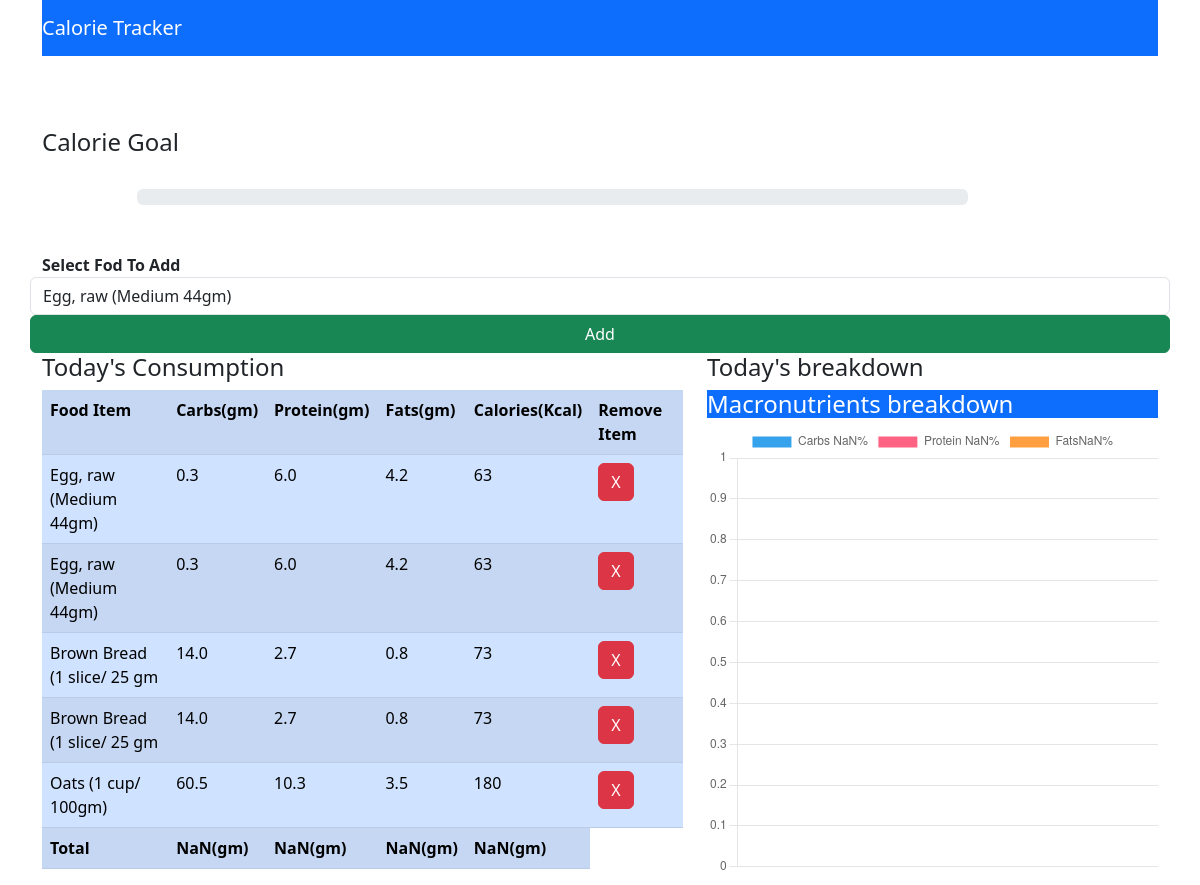
The app's page / (signed in) with its own data.
### myapp/models.py (models this page shows, shortened)
class Consume(models.Model):
    user = models.ForeignKey(User, on_delete=models.CASCADE)
    food_consumed = models.ForeignKey(Food, on_delete=models.CASCADE)

class Food(models.Model):
    name = models.CharField(max_length=100)
    carbs = models.FloatField()
    protein = models.FloatField()
    fats = models.FloatField()
    calories = models.IntegerField()

### myapp/views.py (the view)
# urls.py: path('', views.index, name='index'),
def index(request):
    if request.method=='POST':
        food_consumed = request.POST['food_consumed']
        consume = Food.objects.get(name=food_consumed)
        user = request.user
        consume = Consume(user=user, food_consumed=consume)
        consume.save()
        foods = Food.objects.all()
    else:
        foods = Food.objects.all()
    consumed_food = Consume.objects.filter(user=request.user)
    return render(request,'myapp/index.html', {'foods':foods, 'consumed_food':consumed_food})

### myapp/templates/myapp/index.html (shortened to what this page needs)
<!DOCTYPE html>
<html lang="en">
<head>
    <link href="https://cdn.jsdelivr.net/npm/bootstrap@5.3.0/dist/css/bootstrap.min.css" rel="stylesheet">
</head>
<body>
    <div class="container">
        <div class="row">
            <div class="col-md-12">
                <nav class="navbar navbar-dark bg bg-primary">
                    <span class="navbar-brand">Calorie Tracker</span>
                </nav>
            </div>
        </div>
        <br><br><br>
        <h4>Calorie Goal</h4>
        <br>
        <div class="row">
            <div class="col-md-9 offset-1">
                <div class="progress">
                </div>
            </div>
        </div>
        <br><br>
        <div class="row">
            <div class="col-md-12">
                <form method="POST">
                    <div class="form-group row">
                        <label class=""col-md-2>
                            <b>Select Fod To Add</b>
                        </label>
                        <select class="col-md-6 form-control" name="food_consumed" id="food_consumed">
                            {% for food in foods %}
                            <option value="{{ food.name }}">{{ food.name }}</option>
                            {% endfor %}
                        </select>
                        <button class="btn btn-success" type="sumbit">Add</button>
                    </div>
                </form>
            </div>
        </div>
        <div class="row">
            <div class="col-md-7">
                <div>
                    <h4>Today's Consumption</h4>
                </div>
                <table id="table" class="table table-striped table-primary">
                    <tr class="bg bg-primary">
                        <th>Food Item</th>
                        <th>Carbs(gm)</th>
                        <th>Protein(gm)</th>
                        <th>Fats(gm)</th>
                        <th>Calories(Kcal)</th>
                        <th>Remove Item</th>
                    </tr>
                    {% for c in consumed_food %}
                        <tr>
                            <td>{{ c.food_consumed.name }}</td>
                            <td>{{ c.food_consumed.carbs }}</td>
                            <td>{{ c.food_consumed.protein }}</td>
                            <td>{{ c.food_consumed.fats }}</td>
                            <td>{{ c.food_consumed.calories }}</td>
                            <td><a class="btn btn-danger" href="{% url 'delete' c.id %}">X</a></td>
                        </tr>
                    {% endfor %}
                        <tr>
                            <td id="name"><b>Total</b></td>
                            <td id="totalCarbs"><b></b></td>
                            <td id="totalProtein"><b></b></td>
                            <td id="totalFats"><b></b></td>
                            <td id="totalCalories"><b></b></td>
                        </tr>
                </table>
            </div>
            <div class="col-md-5">
                <div class="">
                    <h4>Today's breakdown</h4>
                </div>
                <div class="card-hearder text-white bg-primary">
                    <h4>Macronutrients breakdown</h4>
                </div>
                <div class="col-md-12">
                    <canvas id="myChart" width="400" height="400" ></canvas>
                </div>
            </div>
        </div>
    </div>
</body>
<script>
    var table = document.getElementById('table');
    var carbs = 0, protein = 0, fats = 0, calories = 0;
    for(var i = 1; i < table.rows.length-1; i++){
        // console.log(table.rows[i].cells[4].innerHTML);
        carbs += parseFloat(table.rows[i].cells[1].innerHTML);
        carbs = Math.round(carbs);
        protein += parseFloat(table.rows[i].cells[2].innerHTML);
        protein = Math.round(protein);
        fats += parseFloat(table.rows[i].cells[3].innerHTML);
        fats = Math.round(fats);
        calories += parseFloat(table.rows[i].cells[4].innerHTML);
        calories = Math.round(calories);
    }
    console.log(carbs);
    document.getElementById("totalCarbs").innerHTML = '<b>' + carbs + '(gm)</b>';
    document.getElementById("totalProtein").innerHTML = '<b>' + protein + '(gm)</b>';
    document.getElementById("totalFats").innerHTML = '<b>' + fats + '(gm)</b>';
    document.getElementById("totalCalories").innerHTML = '<b>' + calories + '(gm)</b>';
    var calPer = (calories/2000) * 100;
    document.getElementsByClassName('progress-bar')[0].setAttribute('style','width:' + calPer +'%');
    var total = carbs + protein + fats;
    var carbsP = Math.round((carbs/total)*100);
    var proteinP = Math.round((protein/total)*100);
    var fatsP = Math.round((fats/total)*100);
    const ctx = document.getElementById('myChart');
    new Chart(ctx, {
    type: 'doughnut',
    data: {
        labels: ['Carbs ' + carbsP + '%' , 'Protein ' + proteinP + '%', 'Fats' + fatsP + '%'],
        datasets: [{
        label: '# of Votes',
        data: [carbsP, proteinP, fatsP],
        borderWidth: 1
        }]
    },
    options: {
        scales: {
        y: {
            beginAtZero: true
        }
        }
    }
    });
</script>
</html>

### records on screen
Consume: food_consumed.name "Egg, raw (Medium 44gm)", food_consumed.carbs "0.3", food_consumed.protein "6.0", food_consumed.fats "4.2", food_consumed.calories "63"
Consume: food_consumed.name "Egg, raw (Medium 44gm)", food_consumed.carbs "0.3", food_consumed.protein "6.0", food_consumed.fats "4.2", food_consumed.calories "63"
Consume: food_consumed.name "Brown Bread (1 slice/ 25 gm", food_consumed.carbs "14.0", food_consumed.protein "2.7", food_consumed.fats "0.8", food_consumed.calories "73"
Consume: food_consumed.name "Brown Bread (1 slice/ 25 gm", food_consumed.carbs "14.0", food_consumed.protein "2.7", food_consumed.fats "0.8", food_consumed.calories "73"
Consume: food_consumed.name "Oats (1 cup/ 100gm)", food_consumed.carbs "60.5", food_consumed.protein "10.3", food_consumed.fats "3.5", food_consumed.calories "180"

### other values on screen
form field food_consumed "Egg, raw (Medium 44gm)"
